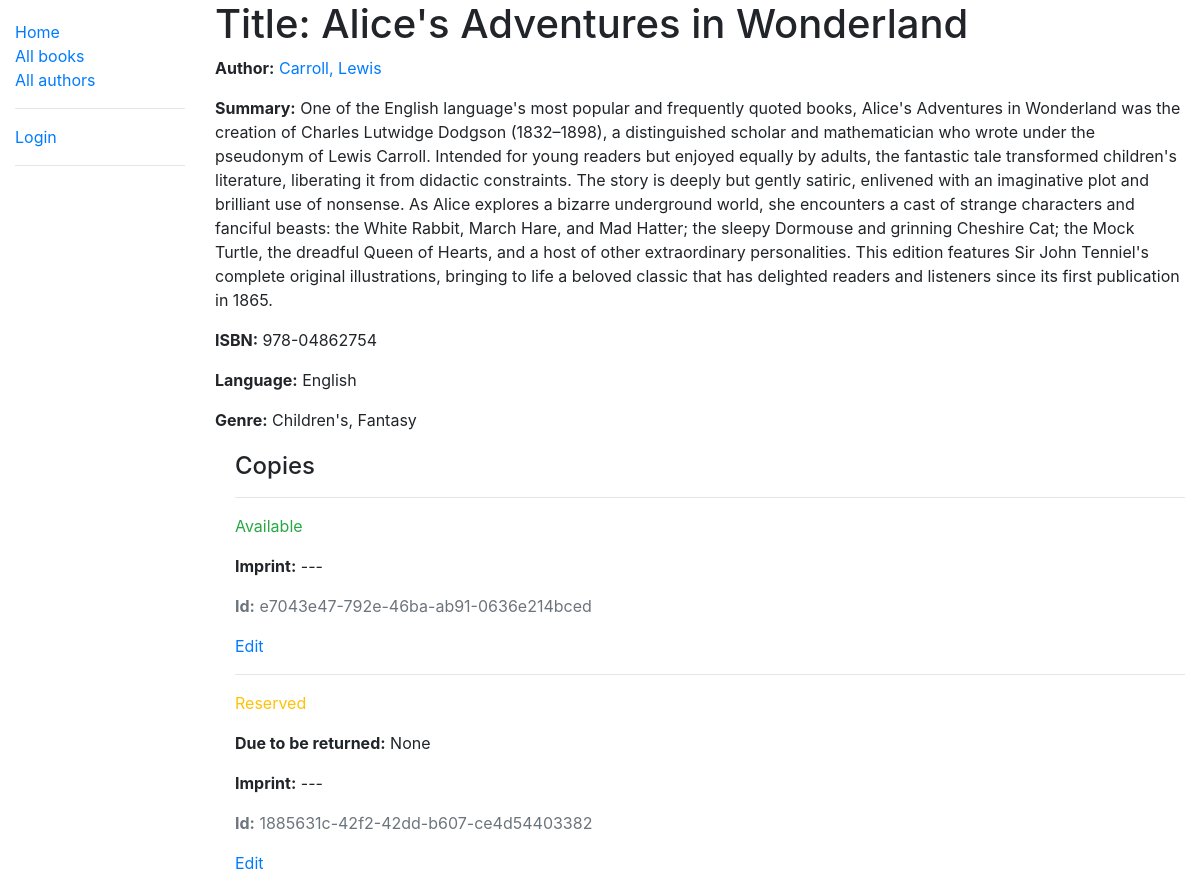
Before: /catalog/book/1 with the older database file.
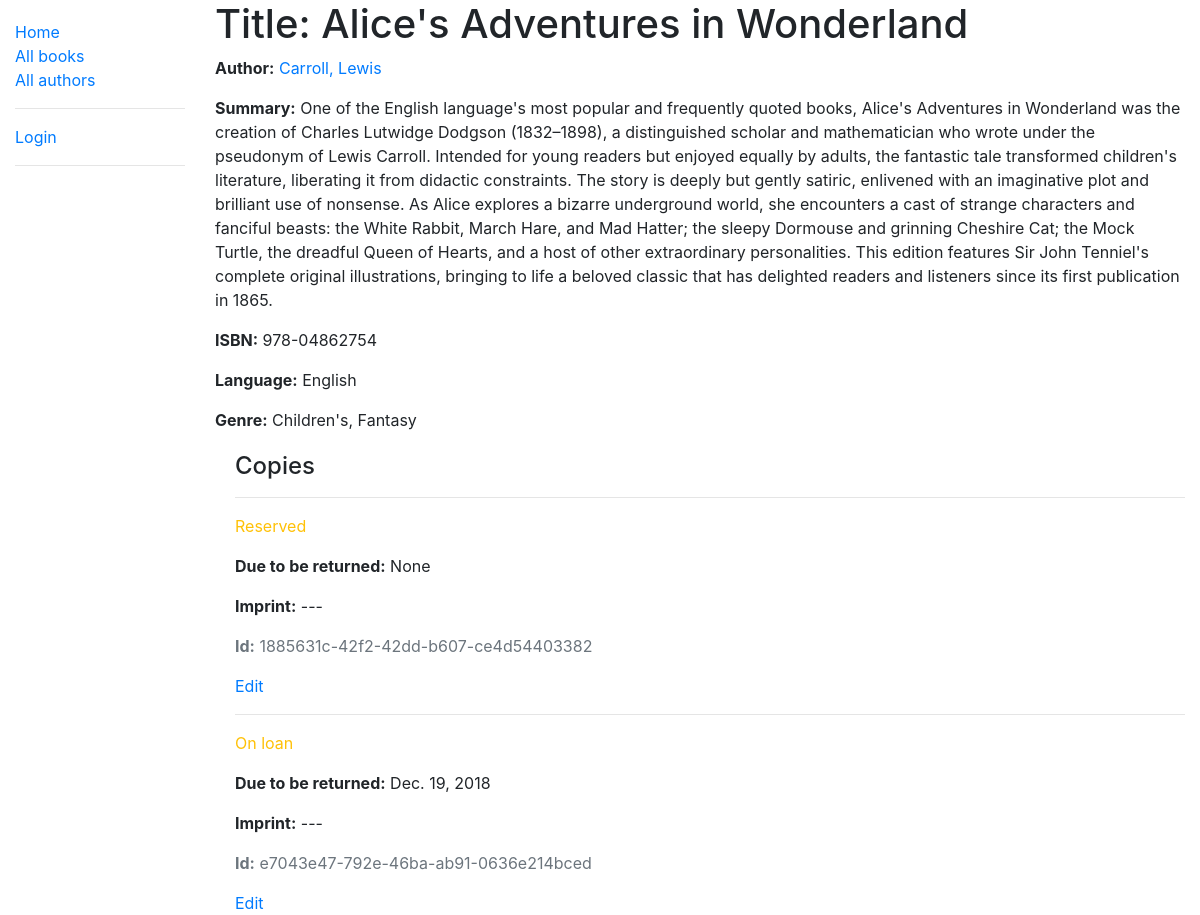
After: the same page with the newer database file.
### catalog/models.py (models this page shows, shortened)
class Genre(models.Model):
    name = models.CharField(max_length=200, help_text='Enter a book genre (e.g. Science Fiction)')
    def __str__(self):
        return self.name

class BookInstance(models.Model):
    id = models.UUIDField(primary_key=True, default=uuid.uuid4, help_text='Unique ID for this particular book across whole library')
    book = models.ForeignKey('Book', on_delete=models.SET_NULL, null=True)
    imprint = models.CharField(max_length=200)
    due_back = models.DateField(null=True, blank=True)
    LOAN_STATUS = (
        ('m', 'Maintenance'),
        ('o', 'On loan'),
        ('a', 'Available'),
        ('r', 'Reserved'),
    )
    status = models.CharField(
        max_length=1,
        choices=LOAN_STATUS,
        blank=True,
        default='m',
        help_text='Book availability',
    )
    borrower = models.ForeignKey(User, on_delete=models.SET_NULL, null=True, blank=True)
    class Meta:
        ordering = ['due_back']
        permissions = (("can_mark_returned", "Set book as returned"),)

### catalog/views.py (the view)
# urls.py: path('book/<int:pk>', views.BookDetailView.as_view(), name='book-detail'),
class BookDetailView(generic.DetailView):
    model = Book

### catalog/models.py (called while the page is built)
    def __str__(self):
        return f'{self.last_name}, {self.first_name}'

    def __str__(self):
        return self.name

### catalog/templates/catalog/book_detail.html
{% extends "base_generic.html" %}
{% block content %}
  <h1>Title: {{ book.title }}</h1>
  <p><strong>Author:</strong> <a href="{% url 'author-detail' book.author.pk %}">{{ book.author }}</a></p>
  <p><strong>Summary:</strong> {{ book.summary }}</p>
  <p><strong>ISBN:</strong> {{ book.isbn }}</p>
  <p><strong>Language:</strong> {{ book.language }}</p>
  <p><strong>Genre:</strong> {% for genre in book.genre.all %} {{ genre }}{% if not forloop.last %}, {% endif %}{% endfor %}</p>
  <div style="margin-left:20px;margin-top:20px">
    <h4>Copies</h4>
    {% for copy in book.bookinstance_set.all %}
      <hr>
      <p class="{% if copy.status == 'a' %}text-success{% elif copy.status == 'm' %}text-danger{% else %}text-warning{% endif %}">{{ copy.get_status_display }}</p>
      {% if copy.status != 'a' %}
        <p><strong>Due to be returned:</strong> {{copy.due_back}}</p>
      {% endif %}
      <p><strong>Imprint:</strong> {{copy.imprint}}</p>
      <p class="text-muted"><strong>Id:</strong> {{copy.id}}</p>
      <a href="{% url 'bookInst_update' copy.id %}"> Edit</a>
    {% endfor %}
  </div>
{% endblock %}

Changed rows visible on the page:
shown differently, row unchanged: BookInstance "Reserved": moves up the list
changed BookInstance "e7043e47-792e-46ba-ab91-0636e214bced": status "Available" → "On loan"; due_back (not shown) → "Dec. 19, 2018"
